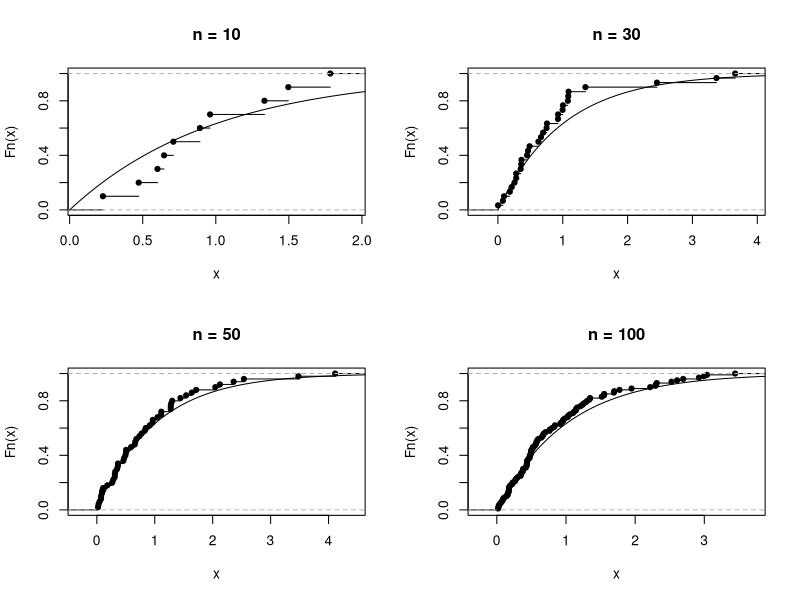
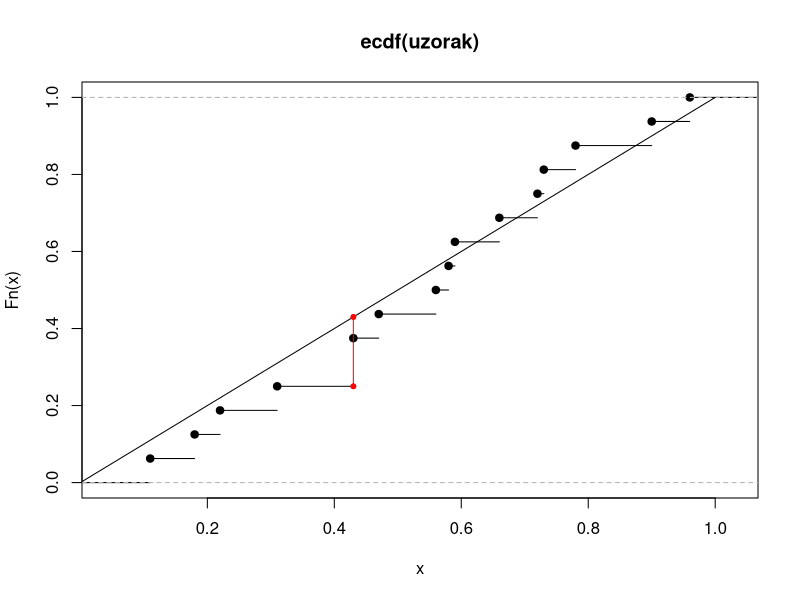

Generate these figures, in order, with R:

par(mfrow = c(2,2)) # crtamo po dve slike u dva reda

uzorak <- rexp(10) # vadimo PSU obima 10 iz exp(1) raspodele
# funkcija ecdf() računa empirijsku funkciju raspodele na osnovu prosleđenog uzorka
?ecdf()
plot(ecdf(uzorak), main = "n = 10") # crtamo empirijsku funkciju raspodele
x = seq(0,max(uzorak)+1, by = (max(uzorak)+1)/100) # tačke u kojima ćemo računati
# pravu funkciju raspodele
y = sapply(x, function(x) 1-exp(-1*x)) # u tačkama vektora x računamo funkciju 
# exp(1) raspodele
lines(x,y) # dodajemo tačke (x,y) na plot 

# zatim povećavamo obim PSU i ponavljamo prethodne korake:

uzorak <- rexp(30)
plot(ecdf(uzorak), main = "n = 30")
x = seq(0,max(uzorak)+1, by = (max(uzorak)+1)/100)
y = sapply(x, function(x) 1-exp(-1*x))
lines(x,y)

uzorak <- rexp(50)
plot(ecdf(uzorak), main = "n = 50")
x = seq(0,max(uzorak)+1, by = (max(uzorak)+1)/100)
y = sapply(x, function(x) 1-exp(-1*x))
lines(x,y)

uzorak <- rexp(100)
plot(ecdf(uzorak), main = "n = 100")
x = seq(0,max(uzorak)+1, by = (max(uzorak)+1)/100)
y = sapply(x, function(x) 1-exp(-1*x))
lines(x,y)

# vidimo da se grafik empirijske i prave funkcije raspodele sve više približavaju
# jedan drugom kako je obim uzorka rastao.


# 53.

par(mfrow = c(1,1))
uzorak <- c(0.59, 0.72, 0.47, 0.43, 0.31, 0.56, 0.22, 0.90, 
            0.96, 0.78, 0.66, 0.18, 0.73, 0.43, 0.58, 0.11)
plot(ecdf(uzorak))

x = seq(0,1, by = 1/100)
y = sapply(x, function(x) x)
lines(x,y)

# rastojanje sledeće dve crvene tačke je supremum apsolutne razlike F_0 i F_n
points(x = c(0.43,0.43), y = c(0.43, 4/16), col = "red", pch = 20)
points(x = c(0.43,0.43), y = c(0.43, 4/16), col = "red", type = "l")
